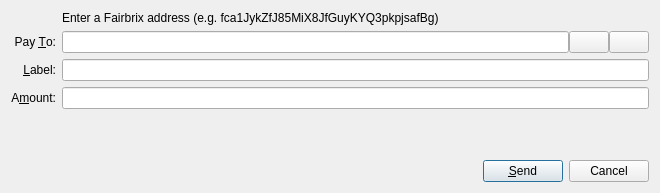
<?xml version="1.0" encoding="UTF-8"?>
<ui version="4.0">
 <class>SendCoinsDialog</class>
 <widget class="QDialog" name="SendCoinsDialog">
  <property name="geometry">
   <rect>
    <x>0</x>
    <y>0</y>
    <width>660</width>
    <height>193</height>
   </rect>
  </property>
  <property name="windowTitle">
   <string>Send FBX</string>
  </property>
  <layout class="QVBoxLayout" name="verticalLayout">
   <item>
    <layout class="QGridLayout" name="gridLayout">
     <item row="3" column="1">
      <layout class="QHBoxLayout" name="horizontalLayout_3">
       <property name="spacing">
        <number>0</number>
       </property>
       <item>
        <widget class="QLineEdit" name="payTo">
         <property name="toolTip">
          <string>The address to send the payment to  (e.g. fca1JykZfJ85MiX8JfGuyKYQ3pkpjsafBg)</string>
         </property>
         <property name="maxLength">
          <number>44</number>
         </property>
        </widget>
       </item>
       <item>
        <widget class="QPushButton" name="addressBookButton">
         <property name="toolTip">
          <string>Look up adress in address book</string>
         </property>
         <property name="text">
          <string/>
         </property>
         <property name="icon">
          <iconset resource="../bitcoin.qrc">
           <normaloff>:/icons/address-book</normaloff>:/icons/address-book</iconset>
         </property>
         <property name="shortcut">
          <string>Alt+A</string>
         </property>
         <property name="autoDefault">
          <bool>false</bool>
         </property>
         <property name="flat">
          <bool>false</bool>
         </property>
        </widget>
       </item>
       <item>
        <widget class="QPushButton" name="pasteButton">
         <property name="toolTip">
          <string>Paste address from system clipboard</string>
         </property>
         <property name="text">
          <string/>
         </property>
         <property name="icon">
          <iconset resource="../bitcoin.qrc">
           <normaloff>:/icons/editpaste</normaloff>:/icons/editpaste</iconset>
         </property>
         <property name="shortcut">
          <string>Alt+P</string>
         </property>
         <property name="autoDefault">
          <bool>false</bool>
         </property>
        </widget>
       </item>
      </layout>
     </item>
     <item row="5" column="0">
      <widget class="QLabel" name="label">
       <property name="text">
        <string>A&amp;mount:</string>
       </property>
       <property name="alignment">
        <set>Qt::AlignRight|Qt::AlignTrailing|Qt::AlignVCenter</set>
       </property>
       <property name="buddy">
        <cstring>payAmount</cstring>
       </property>
      </widget>
     </item>
     <item row="3" column="0">
      <widget class="QLabel" name="label_2">
       <property name="text">
        <string>Pay &amp;To:</string>
       </property>
       <property name="alignment">
        <set>Qt::AlignRight|Qt::AlignTrailing|Qt::AlignVCenter</set>
       </property>
       <property name="buddy">
        <cstring>payTo</cstring>
       </property>
      </widget>
     </item>
     <item row="2" column="1">
      <widget class="QLabel" name="label_3">
       <property name="font">
        <font>
         <pointsize>9</pointsize>
        </font>
       </property>
       <property name="text">
        <string>Enter a Fairbrix address (e.g. fca1JykZfJ85MiX8JfGuyKYQ3pkpjsafBg)</string>
       </property>
      </widget>
     </item>
     <item row="5" column="1">
      <widget class="BitcoinAmountField" name="payAmount"/>
     </item>
     <item row="4" column="1">
      <layout class="QHBoxLayout" name="horizontalLayout_2">
       <property name="spacing">
        <number>0</number>
       </property>
       <item>
        <widget class="QLineEdit" name="addAsLabel">
         <property name="enabled">
          <bool>true</bool>
         </property>
         <property name="toolTip">
          <string>Enter a label for this address to add it to your address book</string>
         </property>
        </widget>
       </item>
      </layout>
     </item>
     <item row="4" column="0">
      <widget class="QLabel" name="label_4">
       <property name="text">
        <string>&amp;Label:</string>
       </property>
       <property name="alignment">
        <set>Qt::AlignRight|Qt::AlignTrailing|Qt::AlignVCenter</set>
       </property>
       <property name="buddy">
        <cstring>addAsLabel</cstring>
       </property>
      </widget>
     </item>
    </layout>
   </item>
   <item>
    <spacer name="verticalSpacer">
     <property name="orientation">
      <enum>Qt::Vertical</enum>
     </property>
     <property name="sizeHint" stdset="0">
      <size>
       <width>20</width>
       <height>40</height>
      </size>
     </property>
    </spacer>
   </item>
   <item>
    <layout class="QHBoxLayout" name="horizontalLayout">
     <item>
      <spacer name="horizontalSpacer">
       <property name="orientation">
        <enum>Qt::Horizontal</enum>
       </property>
       <property name="sizeHint" stdset="0">
        <size>
         <width>40</width>
         <height>20</height>
        </size>
       </property>
      </spacer>
     </item>
     <item>
      <widget class="QPushButton" name="sendButton">
       <property name="toolTip">
        <string>Confirm the send action</string>
       </property>
       <property name="text">
        <string>&amp;Send</string>
       </property>
       <property name="icon">
        <iconset resource="../bitcoin.qrc">
         <normaloff>:/icons/send</normaloff>:/icons/send</iconset>
       </property>
       <property name="default">
        <bool>true</bool>
       </property>
      </widget>
     </item>
     <item>
      <widget class="QDialogButtonBox" name="buttonBox">
       <property name="sizePolicy">
        <sizepolicy hsizetype="Maximum" vsizetype="Fixed">
         <horstretch>0</horstretch>
         <verstretch>0</verstretch>
        </sizepolicy>
       </property>
       <property name="toolTip">
        <string>Abort the send action</string>
       </property>
       <property name="standardButtons">
        <set>QDialogButtonBox::Cancel</set>
       </property>
      </widget>
     </item>
    </layout>
   </item>
  </layout>
 </widget>
 <customwidgets>
  <customwidget>
   <class>BitcoinAmountField</class>
   <extends>QLineEdit</extends>
   <header>bitcoinamountfield.h</header>
   <container>1</container>
  </customwidget>
 </customwidgets>
 <tabstops>
  <tabstop>payTo</tabstop>
  <tabstop>addressBookButton</tabstop>
  <tabstop>pasteButton</tabstop>
  <tabstop>addAsLabel</tabstop>
  <tabstop>payAmount</tabstop>
  <tabstop>sendButton</tabstop>
  <tabstop>buttonBox</tabstop>
 </tabstops>
 <resources>
  <include location="../bitcoin.qrc"/>
 </resources>
 <connections/>
</ui>
